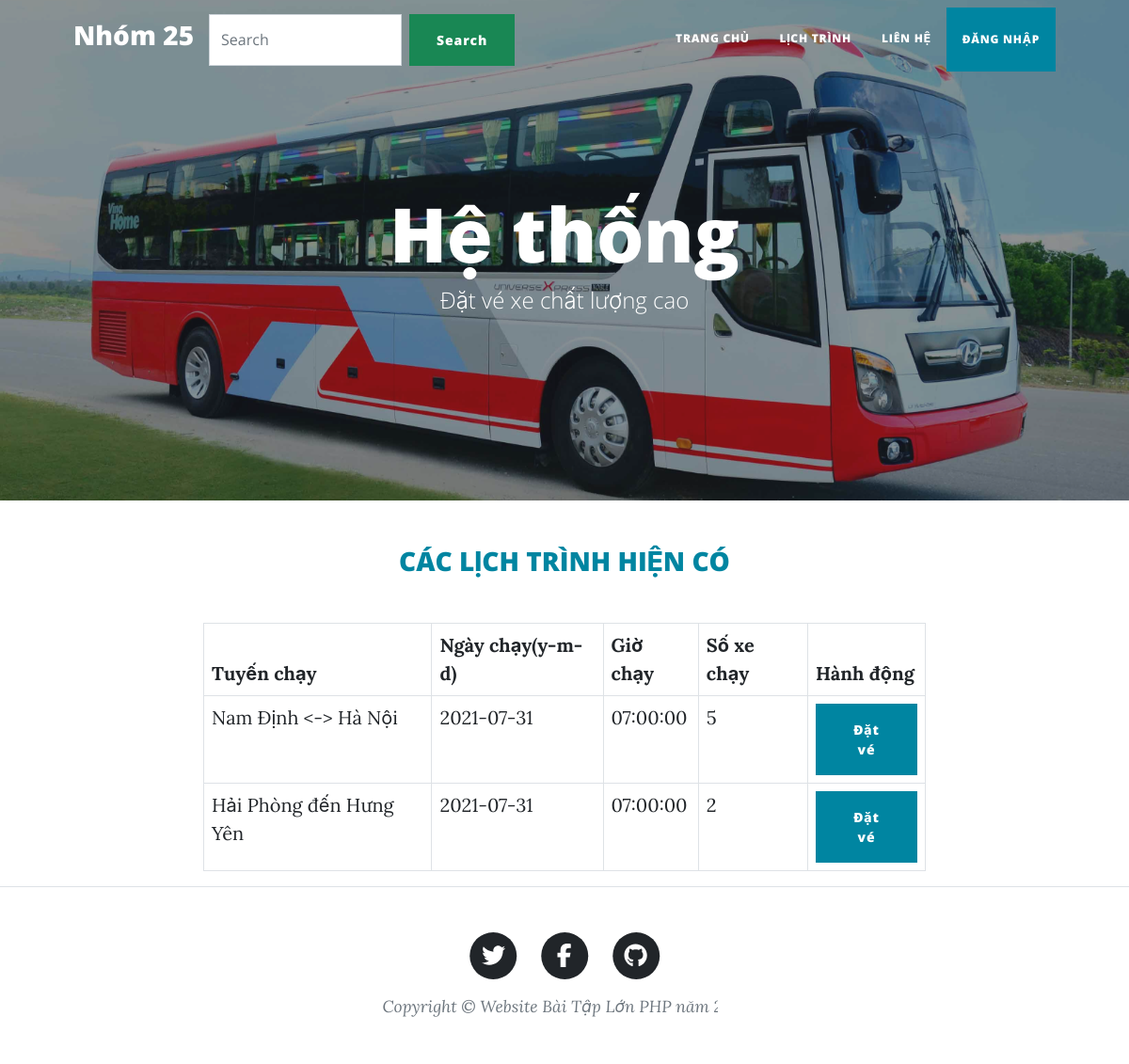
The app's page /index.php?controller=cars&action=index, older data.
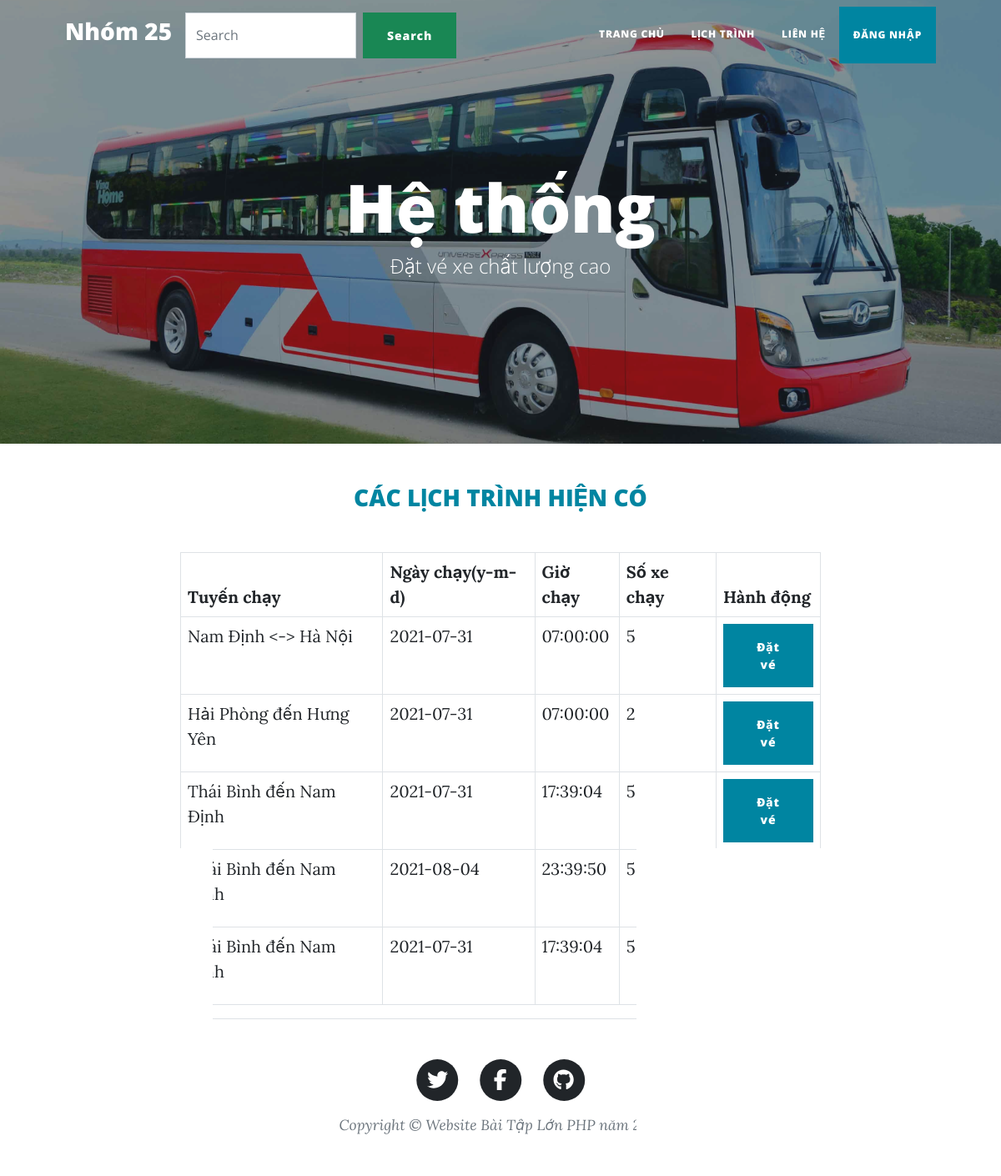
The same page, newer data.
### tables this page shows
CREATE TABLE `bus_route` (
  `id` int(11) NOT NULL,
  `routeName` varchar(255) NOT NULL,
  `totalBus` int(11) NOT NULL
);

CREATE TABLE `xe` (
  `id` int(11) NOT NULL,
  `idRoute` int(11) NOT NULL,
  `date` date NOT NULL,
  `time` time NOT NULL,
  `totalSeat` int(11) NOT NULL
);

### controllers/cars_controller.php (called while the page is built, shortened)
<?php
require_once('controllers/base_controller.php');
require_once('models/bus.php');
require_once('models/busroute.php');
class CarsController extends BaseController{
	function __construct(){
		$this->folder = "cars";
	}
	public function index(){
		$xe = Bus::all();
		$route = BusRoute::read();
		$data = array(
			"xe" => $xe,
			"routes" => $route,
		);
		$this->render("index",$data);
	}
}
?>

### routes.php (called while the page is built, shortened)
<?php
$controller = new $kclass;
$controller->$action();
?>

### index.php (called while the page is built, shortened)
<?php require_once("routes.php"); ?>

### models/bus.php (called while the page is built, shortened)
<?php
class Bus{
	public function __construct($id, $idRoute, $date, $time, $totalSeat)
	{
		$this->idRoute = $idRoute;
		$this->date = $date;
		$this->time = $time;
	}
	static function all(){
		$list = [];
		$db = DB::getInstance();
		$query = $db->query('SELECT * FROM xe');
		foreach ($query->fetchAll(PDO::FETCH_ASSOC) as $item) {
			$list[] = new Bus($item['id'],$item['idRoute'],$item['date'],$item['time'],$item['totalSeat']);
		}
		return $list;
	}
}
?>

### models/busroute.php (called while the page is built, shortened)
<?php
class BusRoute{
	function __construct($id, $routeName, $totalBus){
		$this->id = $id;
		$this->routeName = $routeName;
		$this->totalBus = $totalBus;
	}
	static function read(){
		$list = [];
		$db = DB::getInstance();
		$query = $db->query('SELECT * FROM bus_route');
		foreach ($query->fetchAll() as $item) {
			$list[] =  new BusRoute($item['id'],$item['routeName'],$item['totalBus']);
		}
		return $list;
	}
}
?>

### views/cars/index.php (the view, shortened to what this page needs)
<header class="masthead" style="background-image: url('assets/img/home-bg2.jpg')">
    <div class="container position-relative px-4 px-lg-5">
        <div class="row gx-4 gx-lg-5 justify-content-center">
            <div class="col-md-10 col-lg-8 col-xl-7">
                <div class="site-heading">
                    <h1>Hệ thống</h1>
                    <span class="subheading">Đặt vé xe chất lượng cao</span>
                </div>
            </div>
        </div>
    </div>
</header>
<div class="container-fluid">
    <div class="row gx-4 gx-lg-5 justify-content-center">
        <h1 class="h3 mb-5 text-gray-800 text-center text-uppercase text-primary">Các lịch trình hiện có</h1>
          <div class="col-md-10 col-lg-8 col-xl-8">
            <table class="table table-bordered" width="100%" celspacing="0">
              <thead>
                <tr>
                  <th scope="col">Tuyến chạy</th>
                  <th scope="col">Ngày chạy(y-m-d)</th>
                  <th scope="col">Giờ chạy</th>
                  <th scope="col">Số xe chạy</th>
                  <th scope="col">Hành động</th>
                </tr>
              </thead>
              <tbody>
            <?php
              foreach ($xe as $xe) {
                foreach ($routes as $route) {
                  if($xe->idRoute == $route->id){
                    echo '<tr>';
                    echo '<td>'.$route->routeName.'</td>';
                    echo '<td>'.$xe->date.'</td>';
                    echo '<td>'.$xe->time.'</td>';
                    echo '<td>'.$route->totalBus.'</td>';?>
                    <td><a href="index.php?controller=cars&action=create&id=<?php echo $xe->idRoute;?>"><button class="btn btn-primary">Đặt vé</button></a></td>
                    <?php echo '</tr>';
                  }
                }
              }
            ?>
            </tbody>
            </table>
        </div>
    </div>
</div>

### controllers/base_controller.php (shortened to what this page needs)
<?php
class BaseController{
	protected $folder;
	public function render($file,$data =[])
	{
		$view_file = 'views/'.$this->folder.'/'.$file.'.php';
		if (file_exists($view_file)) {
			extract($data);
      		require_once($view_file);
      		$content = ob_get_clean();
      		require_once('views/layouts/application.php');
		} else{
			header('Location: index.php?controller=pages&action=error');
		}
	}
}
?>

### views/layouts/header.php (shortened to what this page needs)
<!DOCTYPE html>
<html lang="en">
<head>
    <link href="assets/css/style.css" rel="stylesheet" />
</head>
<body>
    <nav class="navbar navbar-expand-lg navbar-light" id="mainNav">
        <div class="container px-4 px-lg-5">
            <a class="navbar-brand"><h3 style="cursor: default">Nhóm 25</h3></a>
            <form class="d-flex">
                <input class="form-control me-2" type="search" placeholder="Search" aria-label="Search">
                <button class="btn btn-success" type="submit">Search</button>
            </form>
            <div class="collapse navbar-collapse" id="navbarResponsive">
                <ul class="navbar-nav ms-auto py-4 py-lg-0">
                    <li class="nav-item"><a class="nav-link px-lg-3 py-3 py-lg-4" href="./">Trang chủ</a></li>
                    <li class="nav-item"><a class="nav-link px-lg-3 py-3 py-lg-4" href="index.php?controller=cars&action=index">Lịch trình</a></li>
                    <li class="nav-item"><a class="nav-link px-lg-3 py-3 py-lg-4" href="index.php?controller=pages&action=about">Liên hệ</a></li>
                    <?php if(isset($_SESSION['User_id'])): ?>
                       <div class="collapse navbar-collapse" id="navbarNavDarkDropdown">
                          <ul class="navbar-nav">
                            <li class="nav-item dropdown">
                              <a class="nav-link btn btn-primary dropdown-toggle" href="#" id="navbarDarkDropdownMenuLink" role="button" data-bs-toggle="dropdown" aria-expanded="false">
                                <i class="fas fa-user"></i><span class="p-1"></span><?php echo $_SESSION['User_name']?>
                              </a>
                              <ul class="dropdown-menu dropdown-menu-dark" aria-labelledby="navbarDarkDropdownMenuLink">
                                <?php if(isset($_SESSION['User_level']) && $_SESSION['User_level'] == 1): ?>
                                    <li><a class="dropdown-item" href="./admin/">Đi đến trang admin</a></li>
                                <?php endif ?>
                                <li><a class="dropdown-item" href="index.php?controller=users&action=edit&id=<?php echo $_SESSION['User_id'];?>">Chỉnh sửa thông tin</a></li>
                                <li><a class="dropdown-item" href="index.php?controller=cars&action=showTicket&id=<?php echo $_SESSION['User_id'];?>">Xem vé xe</a></li>
                                <li><a class="dropdown-item" href="index.php?controller=users&action=logout">Đăng xuất</a></li>
                              </ul>
                            </li>
                          </ul>
                        </div>
                    <?php else: ?>
                        <li class="nav-item"><a class="nav-link btn btn-primary px-lg-3 py-3 py-lg-4" href="index.php?controller=users&action=index">Đăng nhập</a></li>
                    <?php endif ?>
                </ul>
            </div>
        </div>
    </nav>

### views/layouts/application.php
<?php require_once("header.php") ?>
<?= @$content ?>
<?php require_once("footer.php") ?>

### views/layouts/footer.php (shortened to what this page needs)
    <footer class="border-top">
        <div class="container px-4 px-lg-5">
            <div class="row gx-4 gx-lg-5 justify-content-center">
                <div class="col-md-10 col-lg-8 col-xl-7">
                    <ul class="list-inline text-center">
                        <li class="list-inline-item">
                            <a href="#!">
                                <span class="fa-stack fa-lg">
                                    <i class="fas fa-circle fa-stack-2x"></i>
                                    <i class="fab fa-twitter fa-stack-1x fa-inverse"></i>
                                </span>
                            </a>
                        </li>
                        <li class="list-inline-item">
                            <a href="https://www.facebook.com/">
                                <span class="fa-stack fa-lg">
                                    <i class="fas fa-circle fa-stack-2x"></i>
                                    <i class="fab fa-facebook-f fa-stack-1x fa-inverse"></i>
                                </span>
                            </a>
                        </li>
                        <li class="list-inline-item">
                            <a href="#!">
                                <span class="fa-stack fa-lg">
                                    <i class="fas fa-circle fa-stack-2x"></i>
                                    <i class="fab fa-github fa-stack-1x fa-inverse"></i>
                                </span>
                            </a>
                        </li>
                    </ul>
                    <div class="small text-center text-muted fst-italic">Copyright &copy; Website Bài Tập Lớn PHP năm 2021</div>
                </div>
            </div>
        </div>
    </footer>
</body>
</html>

Row changes from the older to the newer data that the page shows:
added xe: date "2021-07-31", time "17:39:04"
now on this page (row unchanged): bus_route: routeName "Thái Bình đến Nam Định", totalBus "5"
added xe: date "2021-08-04", time "23:39:50"
added xe: date "2021-07-31", time "17:39:04"
